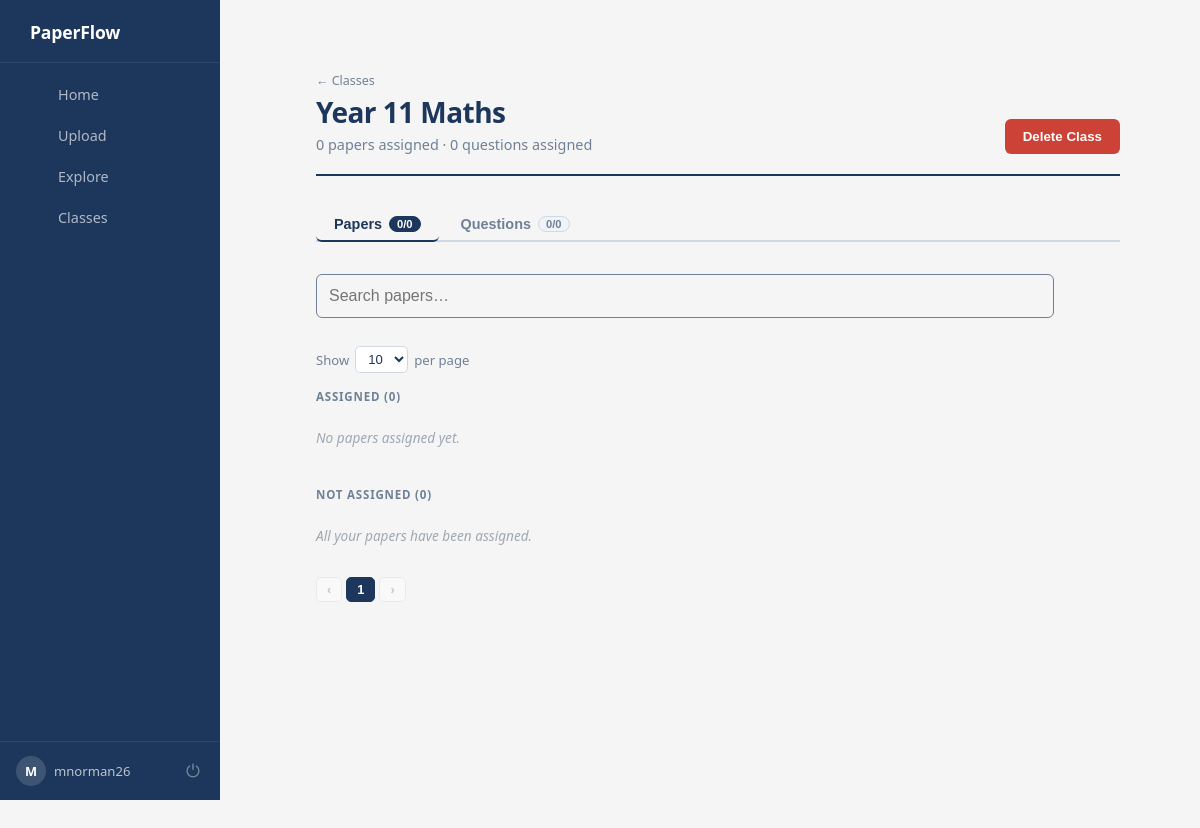
Page /classes/2 (signed in) on the committed database.
### models.py (models this page shows)
class User(db.Model, UserMixin):
    __tablename__ = 'user'
    id = db.Column(db.Integer, primary_key=True)
    username = db.Column(db.String(150), unique=True, nullable=False)
    password_hash = db.Column(db.String(200), nullable=False)
    papers = db.relationship('UserPaper', backref='user', lazy=True)
    classes = db.relationship('Class', backref='user', lazy=True, cascade="all, delete-orphan")

class Class(db.Model):
    id = db.Column(db.Integer, primary_key=True)
    user_id = db.Column(db.Integer, db.ForeignKey('user.id'), nullable=False)
    name = db.Column(db.String(150), nullable=False)
    question_states = db.relationship('QuestionUsed', backref='class', lazy=True, cascade="all, delete-orphan")
    paper_states = db.relationship('PaperUsed', backref='class', lazy=True, cascade="all, delete-orphan")

### app.py (the view)
@app.route('/classes/<int:class_id>')
@login_required
def view_class(class_id):
    cls = Class.query.filter_by(id=class_id, user_id=current_user.id).first_or_404()
    user_paper_ids = {
        up.paper_id for up in UserPaper.query.filter_by(user_id=current_user.id).all()
    }
    all_papers = (
        PastPaper.query
        .filter(PastPaper.id.in_(user_paper_ids))
        .order_by(PastPaper.uploaded_at.desc())
        .all()
    )
    assigned_paper_ids = {s.paper_id for s in cls.paper_states}
    assigned_papers   = [{"paper": p} for p in all_papers if p.id in assigned_paper_ids]
    unassigned_papers = [p for p in all_papers if p.id not in assigned_paper_ids]
    all_questions = (
        Question.query
        .filter(Question.paper_id.in_(user_paper_ids))
        .order_by(Question.id.desc())
        .all()
    )
    assigned_question_ids = {s.question_id for s in cls.question_states}
    assigned_questions   = [{"question": q} for q in all_questions if q.id in assigned_question_ids]
    unassigned_questions = [q for q in all_questions if q.id not in assigned_question_ids]
    per_page_papers    = int(request.args.get('pp_papers',    10))
    per_page_questions = int(request.args.get('pp_questions', 10))
    return render_template(
        'class.html',
        cls=cls,
        assigned_papers=assigned_papers,
        unassigned_papers=unassigned_papers,
        assigned_questions=assigned_questions,
        unassigned_questions=unassigned_questions,
        per_page_papers=per_page_papers,
        per_page_questions=per_page_questions,
    )

### app.py (called while the page is built)
@login_manager.user_loader
def load_user(user_id):
    user = User.query.filter_by(id=int(user_id)).first()
    return user

@app.context_processor
def inject_user():
    return dict(user=current_user)

@app.context_processor
def utility_processor():
    return dict(format_filename=format_filename)

### templates/class.html (shortened to what this page needs)
{% extends "base.html" %}
{% block content %}
{% from "macros.html" import flash_messages %}
<div class="index-layout">
    <div class="index-topbar">
        <div class="index-topbar-left">
            <a href="{{ url_for('view_classes') }}"
               style="font-size:0.78rem; color:#6f8197; text-decoration:none; display:block; margin-bottom:4px;">
                ← Classes
            </a>
            <h1>{{ cls.name }}</h1>
            <p>
                {{ assigned_papers|length }} paper{{ 's' if assigned_papers|length != 1 }} assigned
                &middot;
                {{ assigned_questions|length }} question{{ 's' if assigned_questions|length != 1 }} assigned
            </p>
        </div>
        <form method="POST"
              action="{{ url_for('delete_class', class_id=cls.id) }}"
              onsubmit="return confirm('Delete class \'{{ cls.name }}\'?');">
            <button class="btn-red">Delete Class</button>
        </form>
    </div>
    <div class="cd-tabs">
        <button class="cd-tab active" onclick="switchTab('papers', this)">
            Papers
            <span class="cd-tab-badge">{{ assigned_papers|length }}/{{ assigned_papers|length + unassigned_papers|length }}</span>
        </button>
        <button class="cd-tab" onclick="switchTab('questions', this)">
            Questions
            <span class="cd-tab-badge">{{ assigned_questions|length }}/{{ assigned_questions|length + unassigned_questions|length }}</span>
        </button>
    </div>
    <div id="tab-papers" class="cd-tab-content">
        <div class="cd-toolbar">
            <input class="cd-search" type="text" placeholder="Search papers…"
                   oninput="filterTable('papers', this.value)">
            <div class="cd-per-page">
                Show
                <select onchange="changePerPage('papers', this.value)">
                    <option value="10" {% if per_page_papers == 10 %}selected{% endif %}>10</option>
                </select>
                per page
            </div>
        </div>
        <div class="cd-section-label">Assigned ({{ assigned_papers|length }})</div>
        {% if assigned_papers %}
        <table class="cd-table" id="table-papers-assigned">
            <thead>
                <tr>
                    <th>Paper</th>
                    <th>Questions</th>
                    <th>Uploaded</th>
                    <th></th>
                </tr>
            </thead>
            <tbody>
                {% for entry in assigned_papers %}
                <tr class="cd-row" data-name="{{ format_filename(entry.paper.filename)|lower }}">
                    <td>
                        <a href="{{ url_for('view_paper', paper_id=entry.paper.id) }}"
                           class="cd-link">{{ format_filename(entry.paper.filename) }}</a>
                    </td>
                    <td class="cd-muted">{{ entry.paper.questions|length }}</td>
                    <td class="cd-muted">{{ entry.paper.uploaded_at.strftime('%d %b %Y') }}</td>
                    <td>
                        <form method="POST"
                              action="{{ url_for('toggle_paper_class', paper_id=entry.paper.id, class_id=cls.id) }}">
                            <button class="qa-del" type="submit">Remove</button>
                        </form>
                    </td>
                </tr>
                {% endfor %}
            </tbody>
        </table>
        {% else %}
            <div class="cd-empty">No papers assigned yet.</div>
        {% endif %}
        <div class="cd-section-label" style="margin-top:1.5rem;">
            Not Assigned ({{ unassigned_papers|length }})
        </div>
        {% if unassigned_papers %}
        <table class="cd-table" id="table-papers-unassigned">
            <thead>
                <tr>
                    <th>Paper</th>
                    <th>Questions</th>
                    <th>Uploaded</th>
                    <th></th>
                </tr>
            </thead>
            <tbody>
                {% for paper in unassigned_papers %}
                <tr class="cd-row" data-name="{{ format_filename(paper.filename)|lower }}">
                    <td>
                        <a href="{{ url_for('view_paper', paper_id=paper.id) }}"
                           class="cd-link">{{ format_filename(paper.filename) }}</a>
                    </td>
                    <td class="cd-muted">{{ paper.questions|length }}</td>
                    <td class="cd-muted">{{ paper.uploaded_at.strftime('%d %b %Y') }}</td>
                    <td>
                        <form method="POST"
                              action="{{ url_for('toggle_paper_class', paper_id=paper.id, class_id=cls.id) }}">
                            <button class="qa-edit" type="submit">Assign</button>
                        </form>
                    </td>
                </tr>
                {% endfor %}
            </tbody>
        </table>
        {% else %}
            <div class="cd-empty">All your papers have been assigned.</div>
        {% endif %}
        <div class="cd-pagination" id="pagination-papers"></div>
    </div>
</div>
{% endblock %}

### templates/base.html (shortened to what this page needs)
<!DOCTYPE html>
<html lang="en">
<head>
    <link rel="stylesheet" href="{{ url_for('static', filename='css/style.css') }}">
</head>
<body>
    <nav class="sidebar">
        <div class="brand">
            <span class="brand-name">PaperFlow</span>
        </div>
        <div class="nav-links">
            {% if current_user.is_authenticated %}
                <a href="{{ url_for('index') }}" class="nav-link {% if request.endpoint == 'index' %}active{% endif %}">
                     Home
                </a>
                <a href="{{ url_for('upload') }}" class="nav-link {% if request.endpoint == 'upload' %}active{% endif %}">
                     Upload
                </a>
                <a href="{{ url_for('explore') }}" class="nav-link {% if request.endpoint == 'explore' %}active{% endif %}">
                     Explore
                </a>
                <a href="{{ url_for('view_classes') }}" class="nav-link {% if request.endpoint == 'view_classes' %}active{% endif %}">
                     Classes
                </a>
            {% endif %}
        </div>
        {% if current_user.is_authenticated %}
        <div class="sidebar-footer">
            <div class="user-info">
                <div class="user-avatar">{{ current_user.username[0].upper() }}</div>
                <span class="user-name">{{ current_user.username }}</span>
            </div>
            <a href="{{ url_for('logout') }}" class="logout-btn" title="Logout">⏻</a>
        </div>
        {% endif %}
    </nav>
    <div class="page-content">
        <div class="main-content">
            {% block content %}{% endblock %}
        </div>
    </div>
</body>
</html>

### rows in the picture
User: username "M", username "mnorman26"
Class: name "Year 11 Maths"

### other values in the picture
{{ assigned_papers|length }} "0"
{{ 's' if assigned_papers|length != 1 }} "s"
{{ assigned_questions|length }} "0"
{{ 's' if assigned_questions|length != 1 }} "s"
{{ assigned_papers|length + unassigned_papers|length }} "0"
{{ assigned_questions|length + unassigned_questions|length }} "0"
{{ unassigned_papers|length }} "0"
